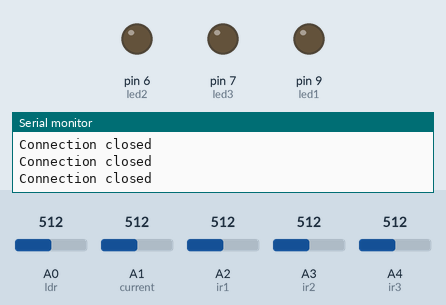
A sketch run on a simulated Arduino Uno, built with avr-gcc and run on an emulated ATmega328P. On the bench: output pins drawn as LEDs (lit = HIGH), the last lines printed to the serial monitor. Inputs (shaded band) come from the test bench; at power-on: A0 (ldr) = 512, A3 (ir2) = 512, A1 (current) = 512, A2 (ir1) = 512, A4 (ir3) = 512.

Above: at 1.2 s.
1.3 s: A0 (ldr) set to 108
2.8 s: A0 (ldr) set to 95
At 3.9 s:
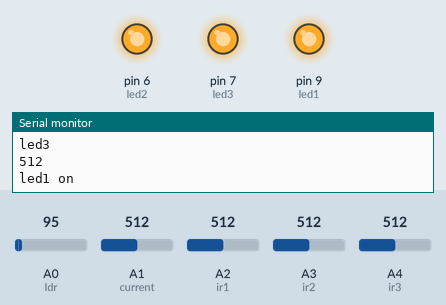
4.3 s: A0 (ldr) set to 122
At 5.0 s:
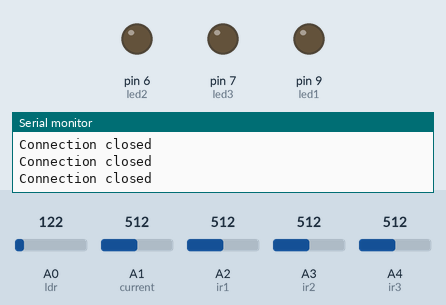
5.8 s: A0 (ldr) set to 75
At 6.5 s:
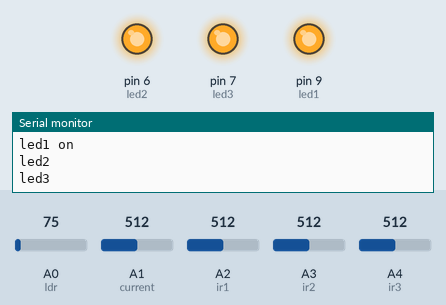
7.3 s: A3 (ir2) set to 167
8.8 s: A3 (ir2) set to 136
At 9.2 s:
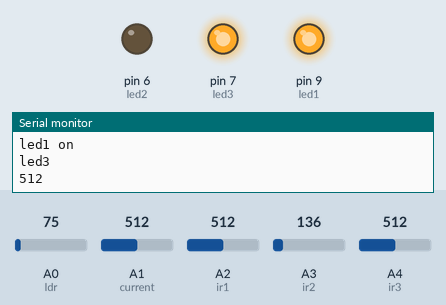
Timing chart, 0 to 11.3 s (numbered marks = the images above; inputs shaded):
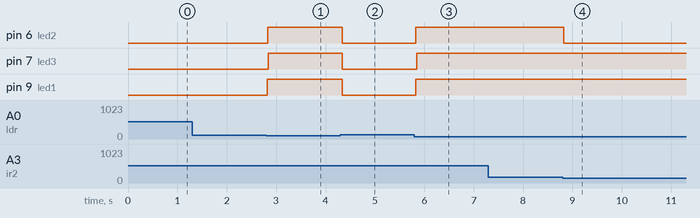

Measured:
- the behaviour switches between 100 and 99 on A0 (ldr) (found by bisection; images 0 and 1)
- the behaviour switches between 151 and 150 on A3 (ir2) (found by bisection; images 3 and 4)
- after the input at 2.8 s, pin 6 (led2), pin 7 (led3), pin 9 (led1): LOW → HIGH at once
- after the input at 4.3 s, pin 6 (led2), pin 7 (led3), pin 9 (led1): HIGH → LOW at once
- after the input at 5.8 s, pin 6 (led2), pin 9 (led1): LOW → HIGH at once; pin 7 (led3): LOW → HIGH after 0.05 s
- after the input at 8.8 s, pin 6 (led2): HIGH → LOW at once

The sketch:

programArduino.ino
```cpp
#include <SoftwareSerial.h>
SoftwareSerial ArduinoUno(3,2);
int ldr=A0;
int current=A1;
int ir1=A2;
int ir2=A3;
int ir3=A4;
int led1=9;
int led2=6;
int led3=7;
void setup() {
  pinMode(ldr,INPUT);
  pinMode(current,INPUT);
  pinMode(ir1,INPUT);
  pinMode(ir2,INPUT);
  pinMode(ir3,INPUT);
  pinMode(led1,OUTPUT);
  pinMode(led2,OUTPUT);
  pinMode(led3,OUTPUT);
  Serial.begin(9600);
  ArduinoUno.begin(4800);


}

void loop() {
  int intensity=analogRead(ldr);


  if(intensity<100)
  {
   // ArduinoUno.print(0);
    //  ArduinoUno.println("\n");
    int post1=analogRead(ir1);

    int post2=analogRead(ir2);

    int post3=analogRead(ir3);

    if(post1>70)
    {
      digitalWrite(led1,HIGH);
      int cval=analogRead(current);
      Serial.println(cval);
     if(cval>=85){
      ArduinoUno.print(0);
      ArduinoUno.println("\n");
      Serial.println("led1 on");
    }
    else
    {
      ArduinoUno.print(1);
      ArduinoUno.println("\n");
      Serial.println("led1 off");
    }
    }

    else{
      digitalWrite(led1,LOW);
    }

    if(post2>150){
    digitalWrite(led2,HIGH);
    ArduinoUno.print(0);
      ArduinoUno.println("\n");
      Serial.println("led2");
  }

  else{
     digitalWrite(led2,LOW);
  }

  if(post3>100){
    ArduinoUno.print(0);
      ArduinoUno.println("\n");
    digitalWrite(led3,HIGH);
    Serial.println("led3");
  }
  else{
    digitalWrite(led3,LOW);
  }

  }
  else
  {
   digitalWrite(led1,LOW);
   digitalWrite(led2,LOW);
   digitalWrite(led3,LOW);
    Serial.println("Connection closed");
  }
  delay(30);
  // put your main code here, to run repeatedly:

}
```
